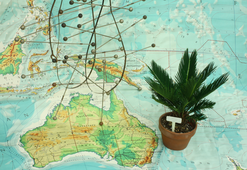
#> input picture StereoMatching/MiddEval3/testQ/Australia/im0.png, 247 x 170 px, shrunk from 715 x 492 before the run, found by its file name
$ jupyter execute stereoMatching.ipynb
#> lines starting #> are read from the running program, lines starting #| are printed output that depends on the picture
[cell 1]
import numpy as np
from PIL import Image
import cv2
import matplotlib.pyplot as plt

[cell 2]
import os
TRAIN_DIR = "MiddEval3/trainingQ/"
IMAGE_LEFT, IMAGE_RIGHT = "im0.png", "im1.png"
TRAIN_LISTS = [filename for filename in os.listdir(TRAIN_DIR)]
print(TRAIN_LISTS)

[cell 3]
# [32 lines left out: function distortion, not called in this run]

# distortion()

[cell 4]
# [16 lines left out: function rectify_img, not called in this run]

[cell 5]
def stereo_match(imgL, imgR, kernel=6, search_range=30, name="default.png"):
    w, h = imgL.size
    left, right = np.asarray(imgL), np.asarray(imgR)
    depth = np.zeros((h, w), np.uint8) # PIL and numpy have different indexing systems.

    #depth.shape = h, w
    half_kernel = kernel//2
    depth_offset = 255//search_range
    for y in range(half_kernel, h-half_kernel):
        print(".", end="", flush=True)
        for x in range(half_kernel, w-half_kernel):
            optimal_offset = 0
            ssd_min = 256*256
            for search_idx in range(search_range):
                ssd = 0
                for u in range(-half_kernel, half_kernel):
                    for v in range(-half_kernel, half_kernel):
                        ssd += (int(left[y+u, x+v]) - int(right[y+u, x+v-search_idx]))**2
                if ssd < ssd_min:
                    ssd_min = ssd
                    optimal_offset = search_idx
            depth[y, x] = optimal_offset * depth_offset
    print(depth)
    Image.fromarray(depth).save(name)

[cell 6]
Rectified_list = []
for train in TRAIN_LISTS:
    train_dir = TRAIN_DIR + train + "/"
    print(train_dir)
    left_img = train_dir + IMAGE_LEFT
    right_img = train_dir + IMAGE_RIGHT
    iml = Image.open(left_img).convert("L")
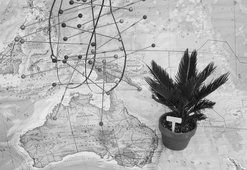
#> iml: PIL image 247x170 L; min 7, max 249, mean 176.1
    imr = Image.open(right_img).convert("L")
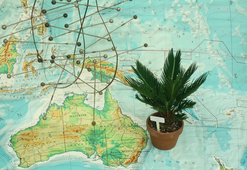
#> input picture StereoMatching/MiddEval3/testQ/Australia/im1.png, 247 x 170 px, shrunk from 715 x 492 before the run, found by its file name
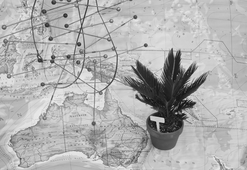
#> imr: PIL image 247x170 L; min 9, max 240, mean 175.5
    # [4 lines of commented-out code are left out]

[cell 7]
iml = Image.open('MiddEval3/trainingQ/MotorcycleE/RectifiedL.png').convert("L")
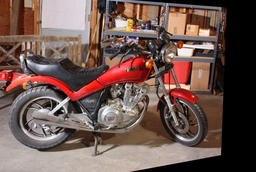
#> input picture StereoMatching/MiddEval3/trainingQ/MotorcycleE/RectifiedL.png, 256 x 172 px, shrunk from 741 x 497 before the run
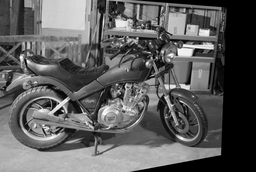
#> iml: PIL image 256x172 L; min 0, max 255, mean 93.6
imr = Image.open('MiddEval3/trainingQ/MotorcycleE/RectifiedR.png').convert("L")
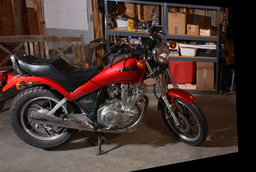
#> input picture StereoMatching/MiddEval3/trainingQ/MotorcycleE/RectifiedR.png, 256 x 172 px, shrunk from 741 x 497 before the run
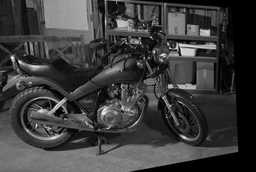
#> imr: PIL image 256x172 L; min 0, max 255, mean 61
stereo_match(imgL=iml, imgR=imr, name="MiddEval3/trainingQ/MotorcycleE/output_v2.png")
#> after the loop in stereo_match, `for y in range(half_kernel, h-half_kernel):`:
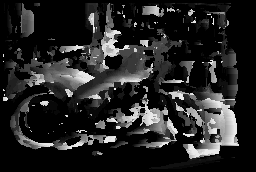
#> depth: shape (172, 256); min 0, max 232, mean 37.5
#> (printed output is left out)
